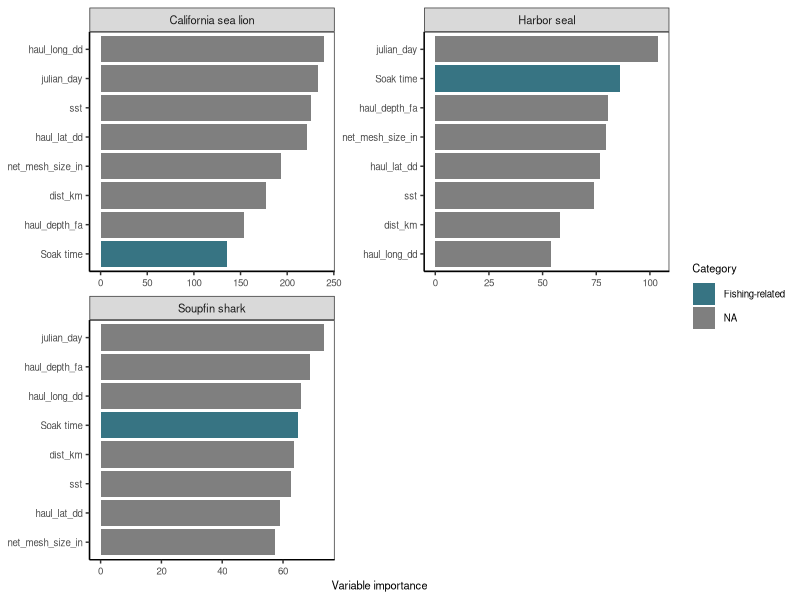

Here is the R script that generated this plot: (Note: this script raises an error after producing the figure.)

# Clear workspace
rm(list = ls())

# Setup
################################################################################

# Packages
library(tidyverse)

# Directories
plotdir <- "figures"

# read in data

data <- read_csv("model_result/variable_importance.csv")

# Format data 

data <- data %>%
  mutate(variable = recode_factor(variable, 
                                  "yday"="Julian day",      
                                  "sst_c"="Temperature",             
                                  "lat_dd"="Latitude",
                                  "long_dd" = "Longitude",
                                  "mesh_size_in"="Mesh size",
                                  "shore_km"="Shore distance",
                                  "depth_fa"="Depth",    
                                  "soak_hr"="Soak time",
                                  "island_yn_X1" = "Island area?")) %>%
  mutate(category = case_when(variable %in% c("Mesh size", "Soak time")~"Fishing-related",
                              variable %in% c("Latitude", "Longitude","Depth", "Shore distance", "Island area?")~"Spatial",
                              variable %in% c("Julian day")~"Temporal",
                              variable%in% c("Temperature")~"Environmental"))

# Plot data
################################################################################

# Theme
base_theme <-  theme(axis.text=element_text(size=7),
                     axis.title=element_text(size=8),
                     legend.text=element_text(size=7),
                     legend.title=element_text(size=8),
                     strip.text=element_text(size=8),
                     # Gridlines
                     panel.grid.major = element_blank(), 
                     panel.grid.minor = element_blank(),
                     panel.background = element_blank(), 
                     axis.line = element_line(colour = "black"),
                     # Legend
                     legend.background = element_rect(fill=alpha('blue', 0)))

# set species color
category_color <- c("Spatial" = "#B83945", "Environmental" = "#4F845C", "Temporal" = "#E3E457", "Fishing-related" = "#377483")

# Plot
g <- ggplot(data, aes(x=importance, 
                      y=tidytext::reorder_within(variable, importance, species),
                      fill = category)) +
  facet_wrap(~species, ncol=2, scales="free") +
  geom_bar(stat="identity") +
  scale_fill_manual(name = "Category", values = category_color) +
  # Labels
  labs(x="Variable importance", y="Variables") +
  tidytext::scale_y_reordered() +
  # Theme
  theme_bw() + base_theme +
  theme(axis.title.y=element_blank())
g

# Export
ggsave(g, filename=file.path(plotdir, "Fig4_variable_importance.png"), 
       width=5.5, height=4, units="in", dpi=600)
